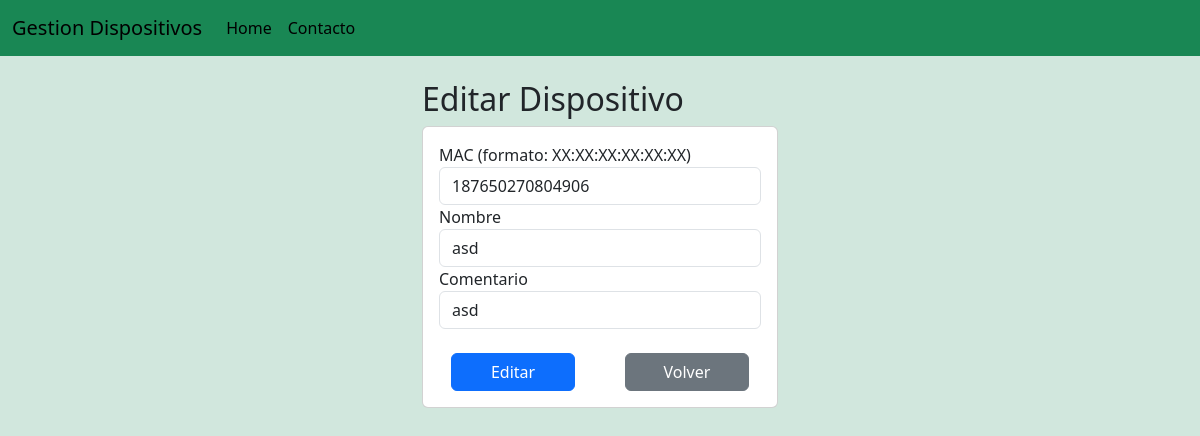
The page /editarMac/5 on the database its author committed.
### MacAmb/models.py (models this page shows, shortened)
class Mac(models.Model):
    id = models.AutoField(primary_key=True)
    mac = MACAddressField(null=True, blank=True)
    nombre = models.CharField(max_length=50)
    comentario = models.CharField(max_length=100)
    fechaCreacion = models.DateField(auto_now_add=True)
    fehcaModificacion = models.DateField(auto_now=True)

### MacAmb/views.py (the view)
# urls.py: path('editarMac/<int:id>', views.editarMac, name='editarMac'),
def editarMac(request, id):
    mac = Mac.objects.get(id=id)
    return render(request, 'editarMac.html', {'mac': mac})

### MacAmb/templates/editarMac.html (shortened to what this page needs)
{% extends 'template.html' %}
{% block body %}
<div class="row">
    <div class="col-md-4 offset-md-4">
    <h2>Editar Dispositivo</h2>
        <div class="card" >
        <div class="card-body">
            <form action="edicionMac" method="POST">{% csrf_token %}
             <div class="form-group">
                 <label for="mac">MAC (formato: XX:XX:XX:XX:XX:XX)</label>
                 <input value="{{ mac.mac }}" class="form-control" type="text" name="mac" id="mac" minlength="17" maxlength="17" pattern="[0-9A-F]{2}:[0-9A-F]{2}:[0-9A-F]{2}:[0-9A-F]{2}:[0-9A-F]{2}:[0-9A-F]{2}" required>
             </div>
             <div class="form-group">
                 <label for="nombre"> Nombre </label>
                 <input class="form-control" type="text" name="nombre" id="nombre" required value="{{ mac.nombre }}">
             </div>
             <div class="form-group">
                 <label for="comentario"> Comentario </label>
                 <input class="form-control" type="text" name="comentario" id="comentario" value="{{ mac.comentario }}">
             </div>
             <br>
             <div class="form-group row px-4 justify-content-between" >
                 <button class="btn btn-primary col-5" type="submit">Editar</button>
                 <a href="/"  class=" btn btn-secondary col-5 " > Volver </a>
             </div>
            </form>
           </div>
        </div>
    </div>
</div>
{% endblock %}

### rows shown on the page
Mac: mac "187650270804906", nombre "asd", comentario "asd"
